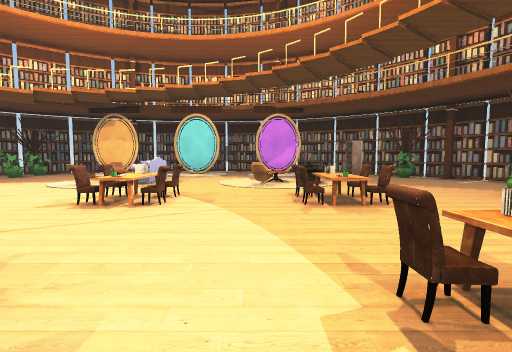
[1] (above)

15 first-person views from a walk through a 3-D level made in the Unity game engine. The camera is 1.3 m above the floor, tilts 4° down and sees 85° across. The floor is counted in squares, 2 m on a side. Each view is taken from the middle of a square. On the plan, view 1 faces up. The plan holds only what a view shows up to about 9 squares ahead; the rest is blank. The place goes on beyond the plan. Some animated figures are not drawn. Some surface patterns are stand-ins.

[2]
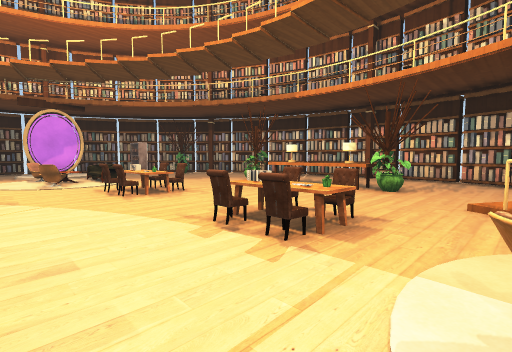

[3]
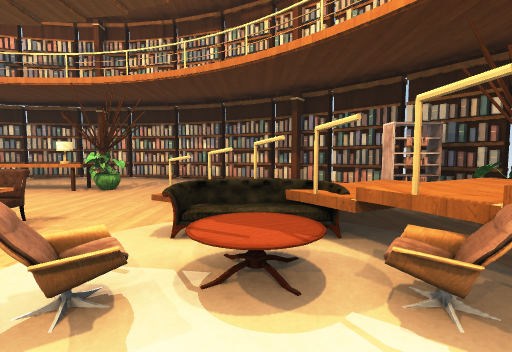

[4]
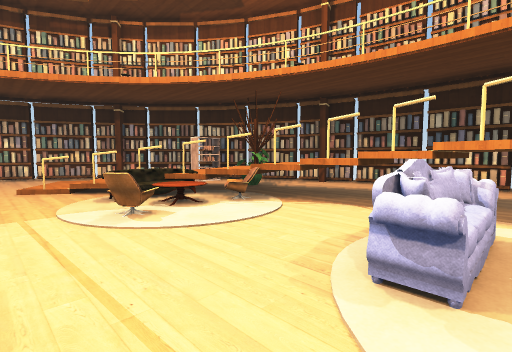

[5]
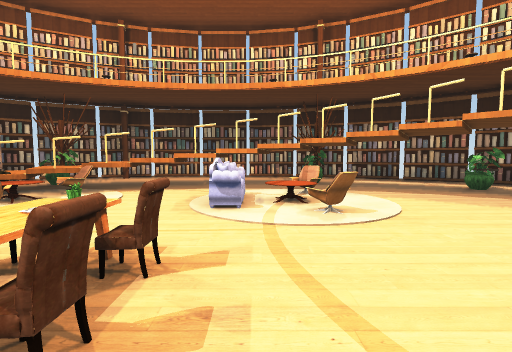

[6]
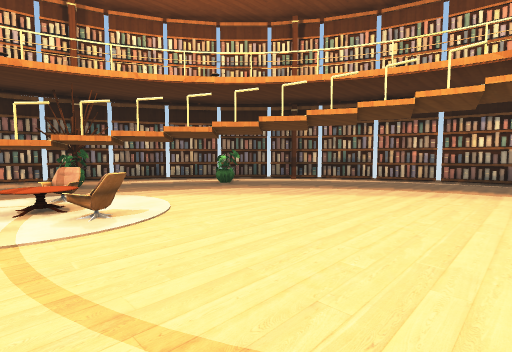

[7]
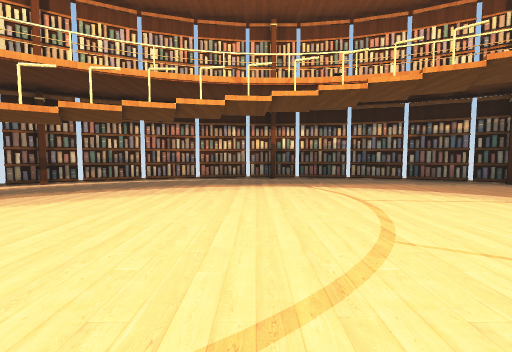

[8]
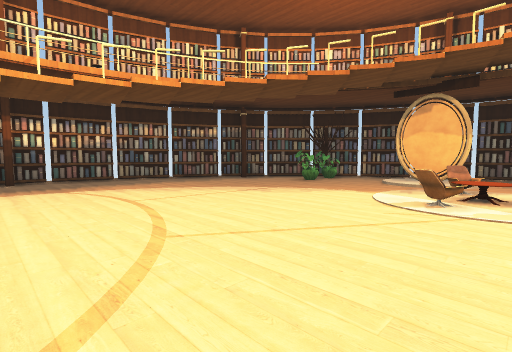

[9]
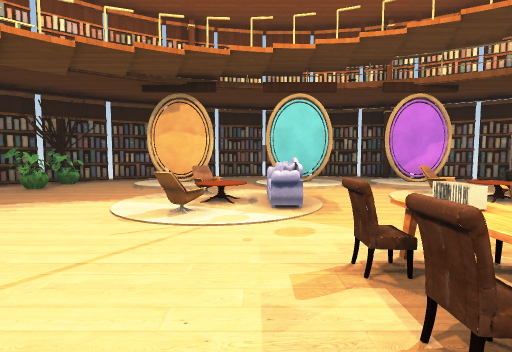

[10]
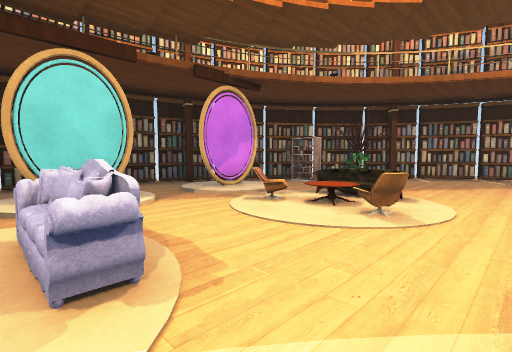

[11]
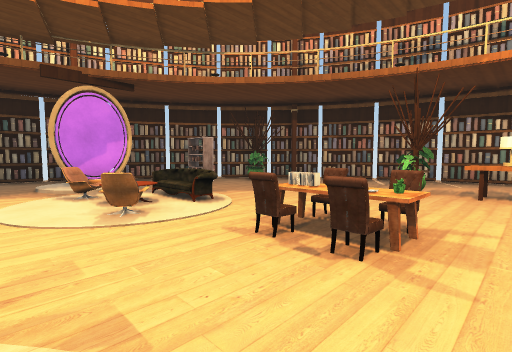

[12]
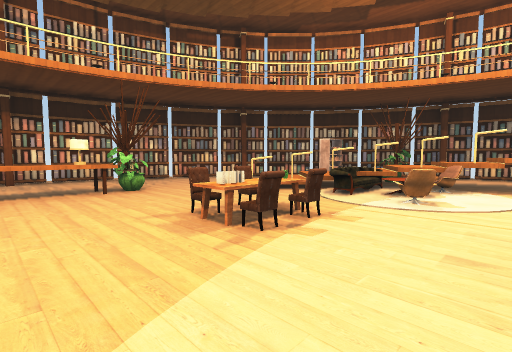

[13]
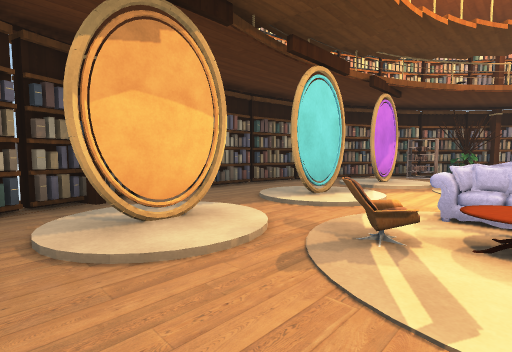

[14]
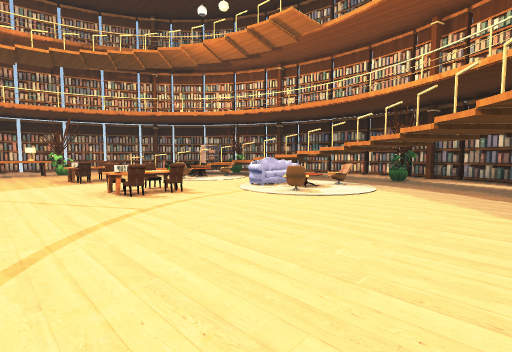

[15]
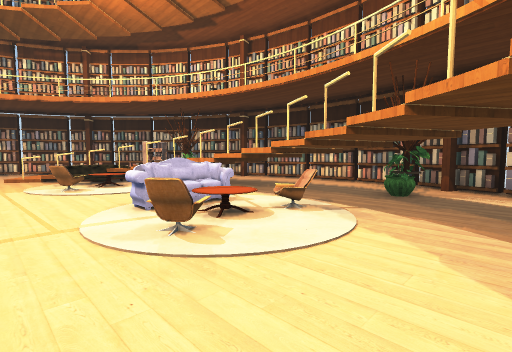

### Floor plan
Key: @ floor where view 1 was taken; # wall or solid block; . main floor; : floor 1 m higher than the main floor; / step, stairs or slope; = window, fence, low wall or low ledge; ^ raised ledge; O other object.
Columns run from 12 left of view 1 to 8 right of it. Each row starts with its distance up from view 1.
 12       #########
 11     ###.......##
 10    ##O.///=///.###
  9   ##.O.##/./##.O.##
  8  ##.....O...O.....##
  7  #.......O....O....#
  6  #......O...OO.....#
  5 ##........OO.OO.O..##
  4 #........OOOOO......#
  3 #.........O..OO.^...#
  2 #.........O..O..^...#
  1 #.........OOO O.#...#
  0 ##........OO@OO....##
 -1  #......O.O.OO.//..#
 -2  #.......O..//O// .#
 -3  ##.....O...O///  ##
 -4   ##.O../////:OO ##
 -5    ##...#/// ..###
 -6     ###.......##
 -7       #########

Positions as (right, up) in squares from view 1, and headings:
1: (0, 0), facing up
2: (-1, -1), facing up-right
3: (-1, -2), facing right
4: (-3, 0), facing down-right
5: (-3, 2), facing down
6: (-3, 2), facing down-left
7: (-3, 2), facing left
8: (-3, 2), facing up-left
9: (-3, 3), facing up
10: (-3, 5), facing up-right
11: (-1, 3), facing up-right
12: (-1, 3), facing down-right
13: (-6, 7), facing up-right
14: (-7, 3), facing down-right
15: (-6, 0), facing down-right
